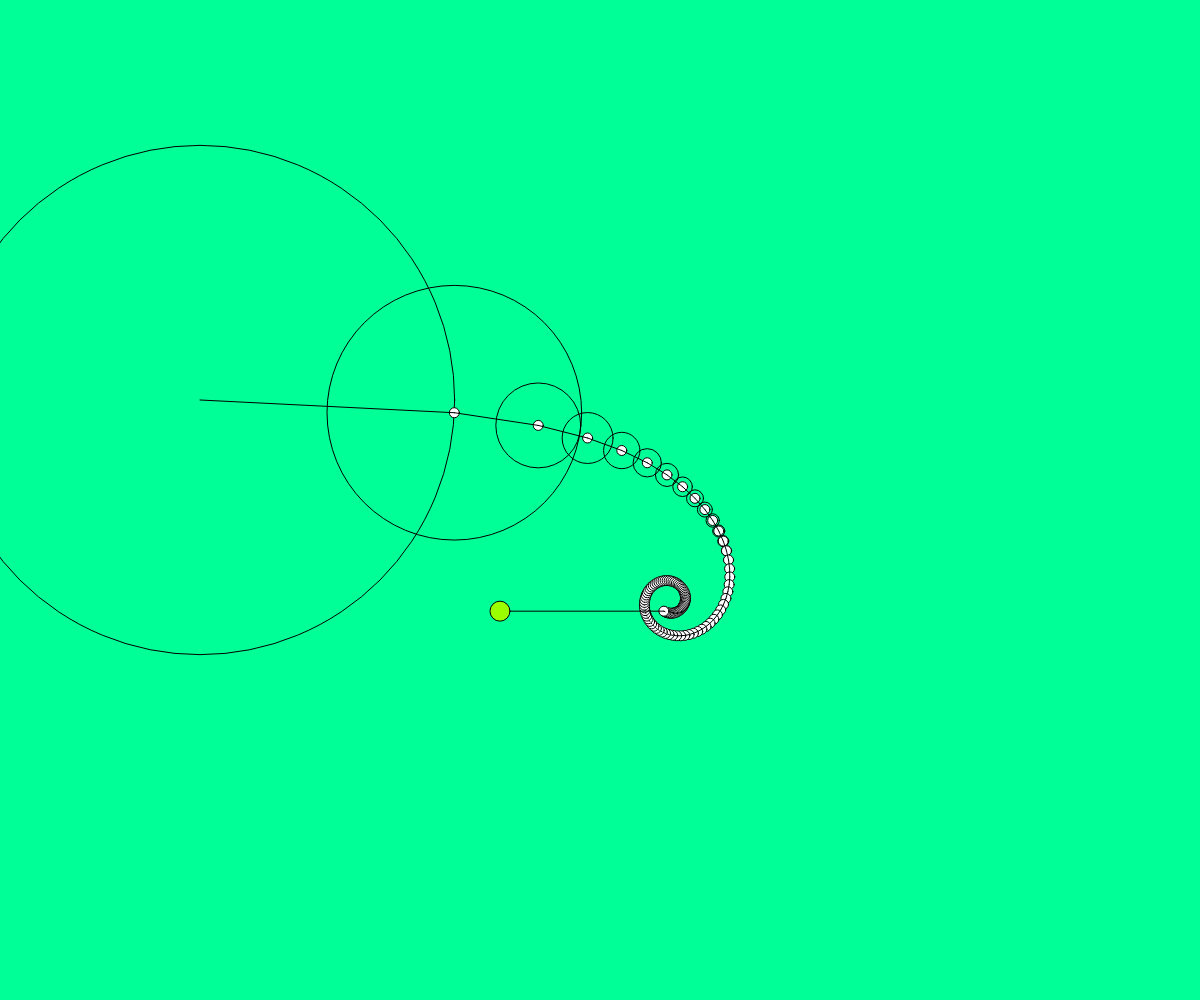
Frame 1 (no input)
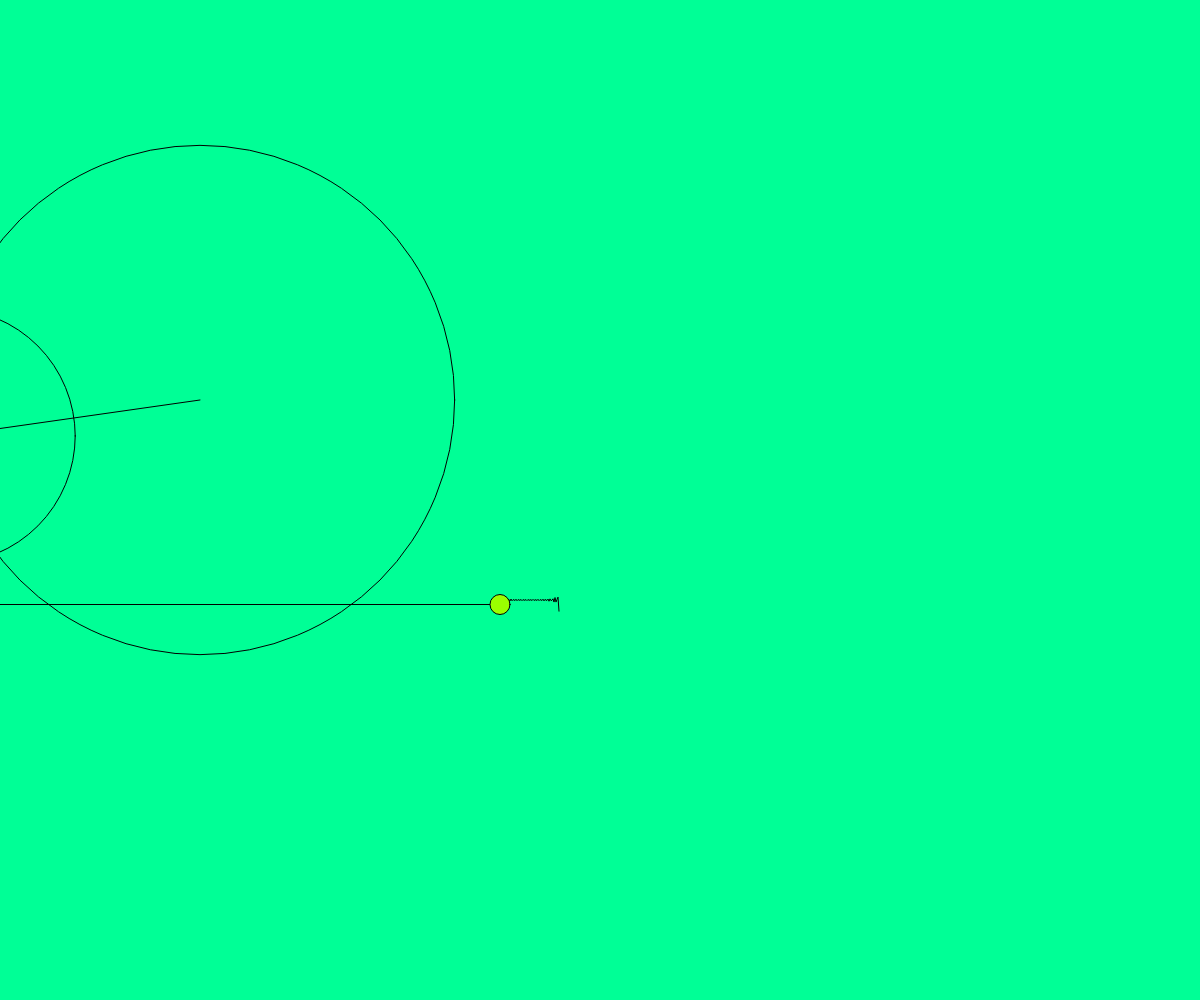
Frame 60 (no input)
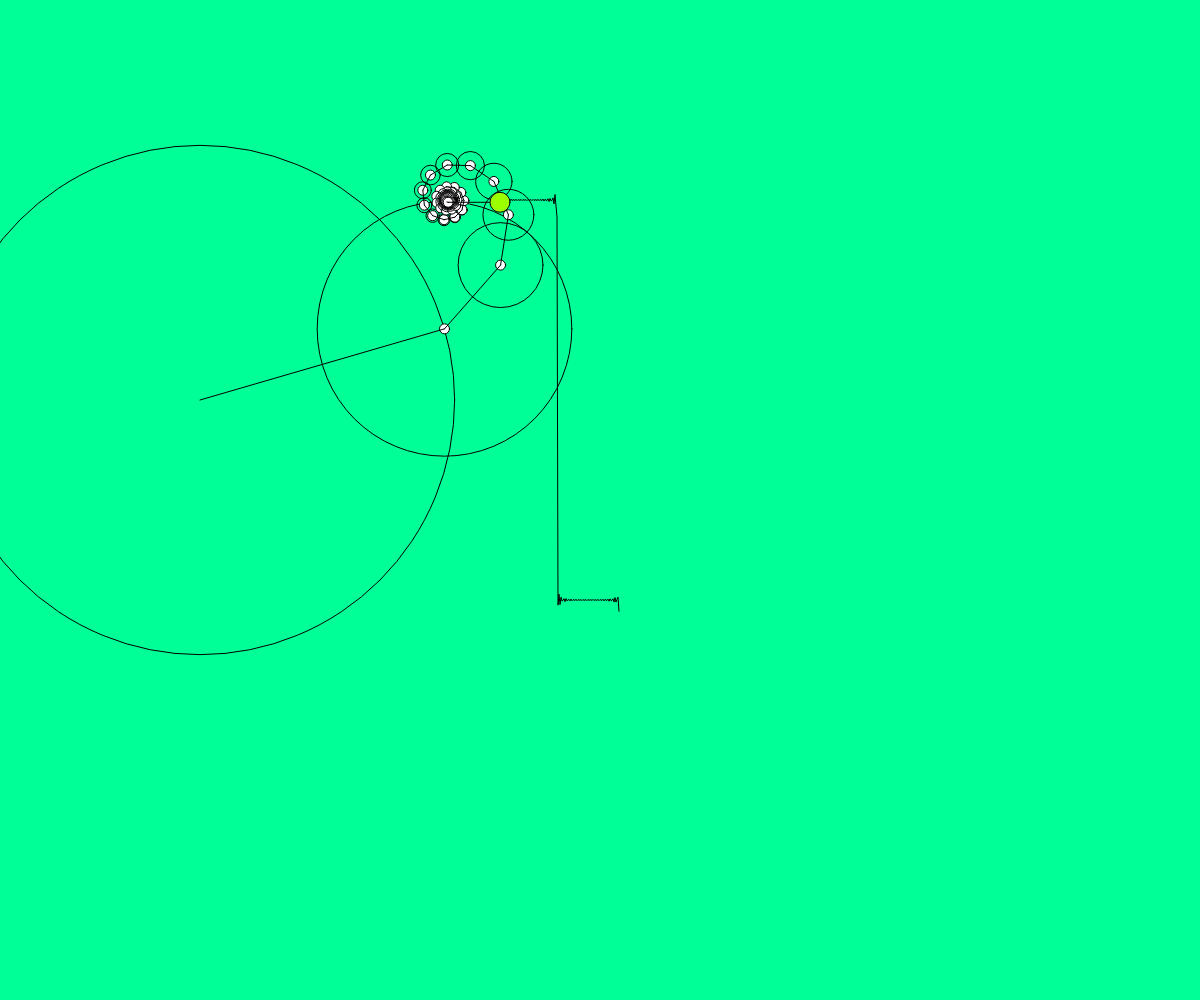
Frame 120 (the mouse pressed at the canvas centre since frame 60)

The p5.js sketch that drew these frames (run headless with seeded random() and noise() and a simulated clock; from frame 60 on, the mouse is pressed at the canvas centre):

// p5.js sketch
// ── sketch.js
function setup() {
	createCanvas(windowWidth, windowHeight);
	// put setup code here
	frameRate(20)
}

t = 0 
PI = 3.1415
R = 200 
prevx = 200
prevy = 400
let r = R*4/PI 
let wave = [] 


async function draw() {
	// put drawing code here
	t +=.05
	background(0,255,150);
	prevx = 200
	prevy = 400
	noFill()
	circle(prevx,prevy,2*r)
	for (let index = 0; index < 100; index++) {
		n1 = 2*index + 1 
		n = 1/(n1)
		x = prevx + r*n*cos(n1*t)
		y = prevy + r*n*sin(n1*t)
		noFill()
		circle(x,y,r*n)
		fill(255,255,255)
		circle(x,y,10)
		line(prevx,prevy,x,y)
		prevx = x 
		prevy = y
	}
	noFill()
	wave.unshift(y)

	translate(500,0)
	line(x-500,y,0,wave[0])
	beginShape()
	for (let i = 0; i < wave.length; i++) {
		vertex(i,wave[i])
	}
	endShape()
	fill(155,255,0)
	circle(0,wave[0],20)
	
}
